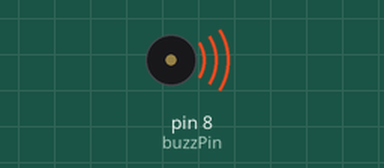
This sketch was run on a simulated Arduino Uno, built with avr-gcc and run on an emulated ATmega328P. On the bench: buzzer (waves = sounding).

Above: at 0.1 s.
Timing chart, 0 to 1.6 s (numbered marks = the images above):
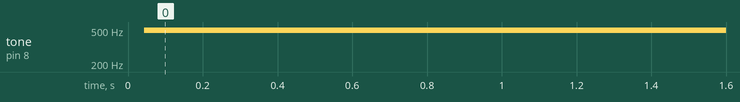

Measured:
- by itself, tone on pin 8 (buzzPin): silent → 498 Hz at 0.04 s

The sketch:

sumbador_pasivo.ino
```cpp
int buzzPin = 8;
int buzzDelay = 1000;

void setup() {
  // put your setup code here, to run once:
  pinMode(buzzPin, OUTPUT);

}

void loop() {
  // put your main code here, to run repeatedly:

  digitalWrite(buzzPin, HIGH);
  delayMicroseconds(buzzDelay);
  digitalWrite(buzzPin, LOW);
  delayMicroseconds(buzzDelay);

}
```
